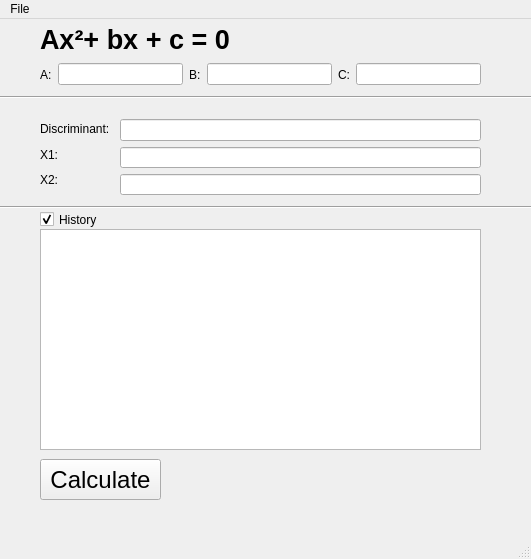
<?xml version="1.0" encoding="UTF-8"?>
<ui version="4.0">
 <class>MainWindow</class>
 <widget class="QMainWindow" name="MainWindow">
  <property name="geometry">
   <rect>
    <x>0</x>
    <y>0</y>
    <width>531</width>
    <height>559</height>
   </rect>
  </property>
  <property name="windowTitle">
   <string>MainWindow</string>
  </property>
  <widget class="QWidget" name="centralwidget">
   <widget class="QLabel" name="lbl_quad_eq">
    <property name="geometry">
     <rect>
      <x>40</x>
      <y>0</y>
      <width>331</width>
      <height>41</height>
     </rect>
    </property>
    <property name="font">
     <font>
      <pointsize>20</pointsize>
      <bold>true</bold>
     </font>
    </property>
    <property name="text">
     <string>Ax²+ bx + c = 0</string>
    </property>
   </widget>
   <widget class="Line" name="line">
    <property name="geometry">
     <rect>
      <x>0</x>
      <y>70</y>
      <width>541</width>
      <height>16</height>
     </rect>
    </property>
    <property name="orientation">
     <enum>Qt::Horizontal</enum>
    </property>
   </widget>
   <widget class="Line" name="line_2">
    <property name="geometry">
     <rect>
      <x>0</x>
      <y>180</y>
      <width>561</width>
      <height>16</height>
     </rect>
    </property>
    <property name="orientation">
     <enum>Qt::Horizontal</enum>
    </property>
   </widget>
   <widget class="QCheckBox" name="chk_history">
    <property name="geometry">
     <rect>
      <x>40</x>
      <y>190</y>
      <width>71</width>
      <height>21</height>
     </rect>
    </property>
    <property name="text">
     <string>History</string>
    </property>
    <property name="checked">
     <bool>true</bool>
    </property>
   </widget>
   <widget class="QTextEdit" name="txt_history">
    <property name="geometry">
     <rect>
      <x>40</x>
      <y>210</y>
      <width>441</width>
      <height>221</height>
     </rect>
    </property>
   </widget>
   <widget class="QWidget" name="layoutWidget">
    <property name="geometry">
     <rect>
      <x>40</x>
      <y>40</y>
      <width>441</width>
      <height>31</height>
     </rect>
    </property>
    <layout class="QHBoxLayout" name="horizontalLayout">
     <item>
      <widget class="QLabel" name="lbl_a">
       <property name="text">
        <string>A:</string>
       </property>
      </widget>
     </item>
     <item>
      <widget class="QLineEdit" name="le_a"/>
     </item>
     <item>
      <widget class="QLabel" name="lbl_b">
       <property name="text">
        <string>B:</string>
       </property>
      </widget>
     </item>
     <item>
      <widget class="QLineEdit" name="le_b"/>
     </item>
     <item>
      <widget class="QLabel" name="lbl_c">
       <property name="text">
        <string>C:</string>
       </property>
      </widget>
     </item>
     <item>
      <widget class="QLineEdit" name="le_c"/>
     </item>
    </layout>
   </widget>
   <widget class="QWidget" name="layoutWidget">
    <property name="geometry">
     <rect>
      <x>120</x>
      <y>100</y>
      <width>361</width>
      <height>76</height>
     </rect>
    </property>
    <layout class="QVBoxLayout" name="verticalLayout">
     <item>
      <widget class="QLineEdit" name="le_discriminant"/>
     </item>
     <item>
      <widget class="QLineEdit" name="le_x1"/>
     </item>
     <item>
      <widget class="QLineEdit" name="le_x2"/>
     </item>
    </layout>
   </widget>
   <widget class="QWidget" name="layoutWidget">
    <property name="geometry">
     <rect>
      <x>40</x>
      <y>100</y>
      <width>71</width>
      <height>71</height>
     </rect>
    </property>
    <layout class="QVBoxLayout" name="verticalLayout_2">
     <item>
      <widget class="QLabel" name="lbl_discriminant">
       <property name="text">
        <string>Discriminant:</string>
       </property>
      </widget>
     </item>
     <item>
      <widget class="QLabel" name="lbl_x1">
       <property name="text">
        <string>X1:</string>
       </property>
      </widget>
     </item>
     <item>
      <widget class="QLabel" name="lbl_x2">
       <property name="text">
        <string>X2:</string>
       </property>
      </widget>
     </item>
    </layout>
   </widget>
   <widget class="QPushButton" name="btn_calc">
    <property name="geometry">
     <rect>
      <x>40</x>
      <y>440</y>
      <width>121</width>
      <height>41</height>
     </rect>
    </property>
    <property name="font">
     <font>
      <pointsize>18</pointsize>
     </font>
    </property>
    <property name="text">
     <string>Calculate</string>
    </property>
   </widget>
  </widget>
  <widget class="QMenuBar" name="menubar">
   <property name="geometry">
    <rect>
     <x>0</x>
     <y>0</y>
     <width>531</width>
     <height>17</height>
    </rect>
   </property>
   <widget class="QMenu" name="menuFile">
    <property name="title">
     <string>File</string>
    </property>
    <addaction name="actionQuit"/>
   </widget>
   <addaction name="menuFile"/>
  </widget>
  <widget class="QStatusBar" name="statusbar"/>
  <action name="actionQuit">
   <property name="text">
    <string>Quit</string>
   </property>
  </action>
 </widget>
 <resources/>
 <connections>
  <connection>
   <sender>actionQuit</sender>
   <signal>triggered()</signal>
   <receiver>MainWindow</receiver>
   <slot>close()</slot>
   <hints>
    <hint type="sourcelabel">
     <x>-1</x>
     <y>-1</y>
    </hint>
    <hint type="destinationlabel">
     <x>399</x>
     <y>299</y>
    </hint>
   </hints>
  </connection>
  <connection>
   <sender>chk_history</sender>
   <signal>clicked(bool)</signal>
   <receiver>txt_history</receiver>
   <slot>setVisible(bool)</slot>
   <hints>
    <hint type="sourcelabel">
     <x>75</x>
     <y>217</y>
    </hint>
    <hint type="destinationlabel">
     <x>260</x>
     <y>337</y>
    </hint>
   </hints>
  </connection>
 </connections>
</ui>
